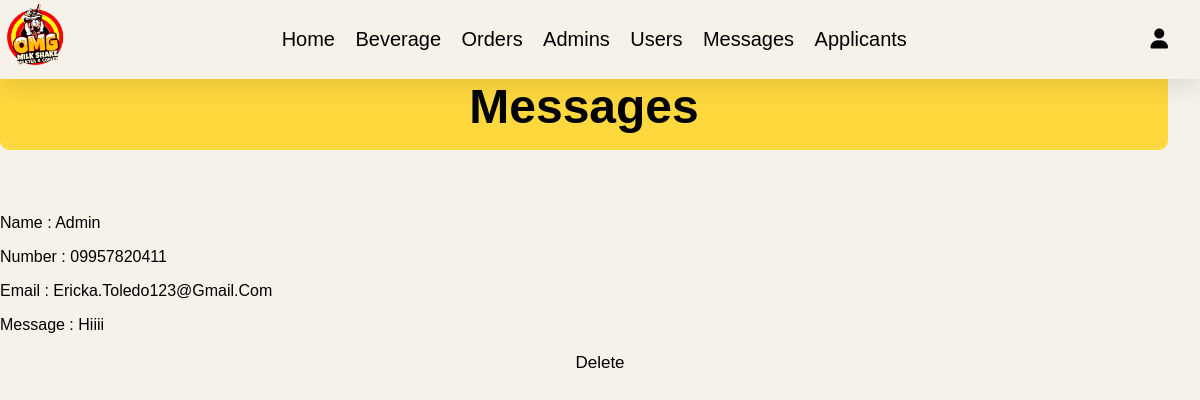
The page /admin/messages.php (signed in) on the database its author committed.
### tables this page shows
CREATE TABLE `messages` (
  `id` int(100) NOT NULL,
  `user_id` int(100) NOT NULL,
  `subject` varchar(50) NOT NULL,
  `name` varchar(100) NOT NULL,
  `email` varchar(100) NOT NULL,
  `number` varchar(12) NOT NULL,
  `message` varchar(500) NOT NULL
);

### admin/messages.php (the view, shortened to what this page needs)
<?php
include '../components/connect.php';
?>
<!DOCTYPE html>
<html lang="en">
<head>
   <link rel="stylesheet" href="https://cdnjs.cloudflare.com/ajax/libs/font-awesome/6.1.1/css/all.min.css">
   <link rel="stylesheet" href="../css/admin_style.css">
</head>
<body>
<?php include '../components/admin_header.php' ?>
<section class="messages">
   <h1 class="heading">messages</h1>
   <div class="add-products">
   <?php
      $select_messages = $conn->prepare("SELECT * FROM `messages`");
      $select_messages->execute();
      if($select_messages->rowCount() > 0){
         while($fetch_messages = $select_messages->fetch(PDO::FETCH_ASSOC)){
   ?>
   <div class="box">
      <p> name : <span><?= $fetch_messages['name']; ?></span> </p>
      <p> number : <span><?= $fetch_messages['number']; ?></span> </p>
      <p> email : <span><?= $fetch_messages['email']; ?></span> </p>
      <p> message : <span><?= $fetch_messages['message']; ?></span> </p>
      <a href="messages.php?delete=<?= $fetch_messages['id']; ?>" class="delete-btn" onclick="return confirm('delete this message?');">delete</a>
   </div>
   <?php
         }
      }else{
         echo '<p class="empty">you have no messages</p>';
      }
   ?>
   </div>
</section>
</body>
</html>

### css/admin_style.css (style rules this page uses)
:root { --green:#27ae60; --black:#e32411; --light-color:#666; --box-shadow:0 .5rem 1.5rem rgba(0,0,0, .1); }
body { font-family: "Gill Sans", sans-serif; margin: auto; padding: inherit; box-sizing: border-box; text-decoration: none; outline: none; border: none; text-transform: capitalize; transition: all .2s linear; color: black; background-color: #F6F1E9; }
.btn, .delete-btn, .option-btn { display: block; margin-top: 1rem; border-radius: .5rem; cursor: pointer; width: 100%; font-size: 17px; color:var(--white); padding:0.2rem 0rem; text-transform: capitalize; text-align: center; text-decoration: none; }
.delete-btn { background-color: var(--red); }
.heading { text-align: center; margin-top: -1rem; margin-bottom: 4rem; text-transform: capitalize; color:black; font-size: 3rem; padding: 1rem; padding-left: .3rem; padding-right: .3rem; background-color: #ffd83e; margin-right: 2rem; border-radius: .6rem; }

### rows shown on the page
messages: name "Admin", number "09957820411", email "Ericka.toledo123@gmail.com", message "Hiiii"
